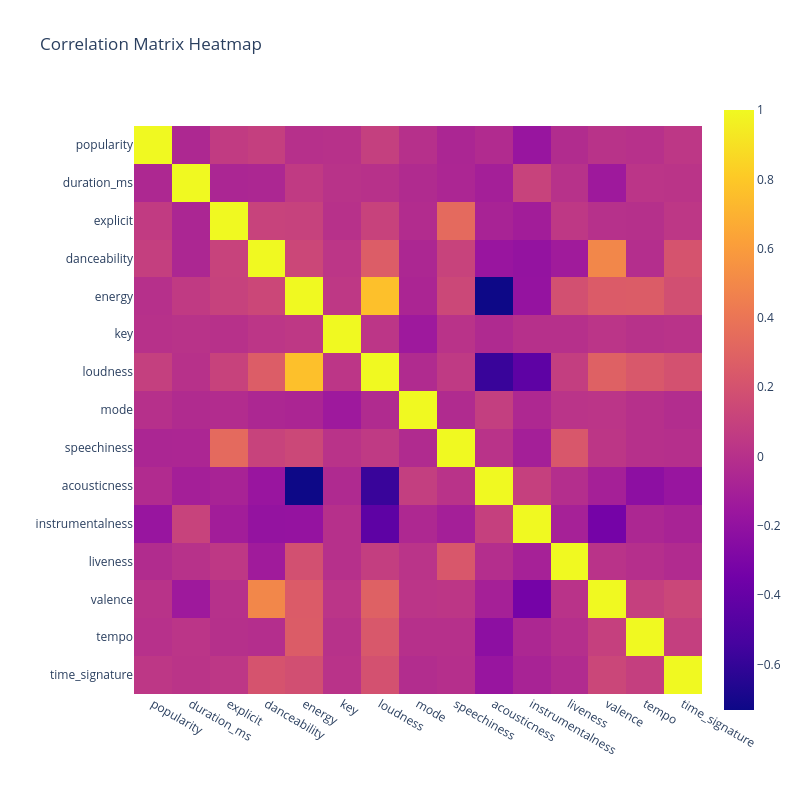

Write notebook code for a chart like this one.
### Markdown cell above
The `correlation matrix heatmap` visually represents how different track features are related to each other, helping us identify patterns in the dataset that may influence song recommendations. The more positive a correlation is, the more strongly correlated the two features are, which implies we should use features like:
* energy and loudness
* valence and danceability
* speechiness and explicit

### Code cell
from eda import plot_correlation_heatmap
from music_rec import get_spotify_df

spotify_df = get_spotify_df()
plot_correlation_heatmap(spotify_df)

### Figure 1 — Plotly figure (JSON) as saved in the notebook; plotly's stock layout.template omitted (floating-point values rounded to 4 significant figures; data arrays with more than 128 entries replaced by an {"elided": "..."} marker saying what was removed)
{"data": [{"coloraxis": "coloraxis", "hovertemplate": "x: %{x}<br>y: %{y}<br>color: %{z}<extra></extra>", "name": "0", "type": "heatmap", "x": ["popularity", "duration_ms", "explicit", "danceability", "energy", "key", "loudness", "mode", "speechiness", "acousticness", "instrumentalness", "liveness", "valence", "tempo", "time_signature"], "xaxis": "x", "y": ["popularity", "duration_ms", "explicit", "danceability", "energy", "key", "loudness", "mode", "speechiness", "acousticness", "instrumentalness", "liveness", "valence", "tempo", "time_signature"], "yaxis": "y", "z": {"elided": "15x15 float values"}}], "layout": {"coloraxis": {"colorscale": [[0, "#0d0887"], [0.1111, "#46039f"], [0.2222, "#7201a8"], [0.3333, "#9c179e"], [0.4444, "#bd3786"], [0.5556, "#d8576b"], [0.6667, "#ed7953"], [0.7778, "#fb9f3a"], [0.8889, "#fdca26"], [1, "#f0f921"]]}, "height": 800, "title": {"text": "Correlation Matrix Heatmap"}, "width": 800, "xaxis": {"anchor": "y", "constrain": "domain", "domain": [0, 1], "scaleanchor": "y", "title": {"text": ""}}, "yaxis": {"anchor": "x", "autorange": "reversed", "constrain": "domain", "domain": [0, 1], "title": {"text": ""}}}}
